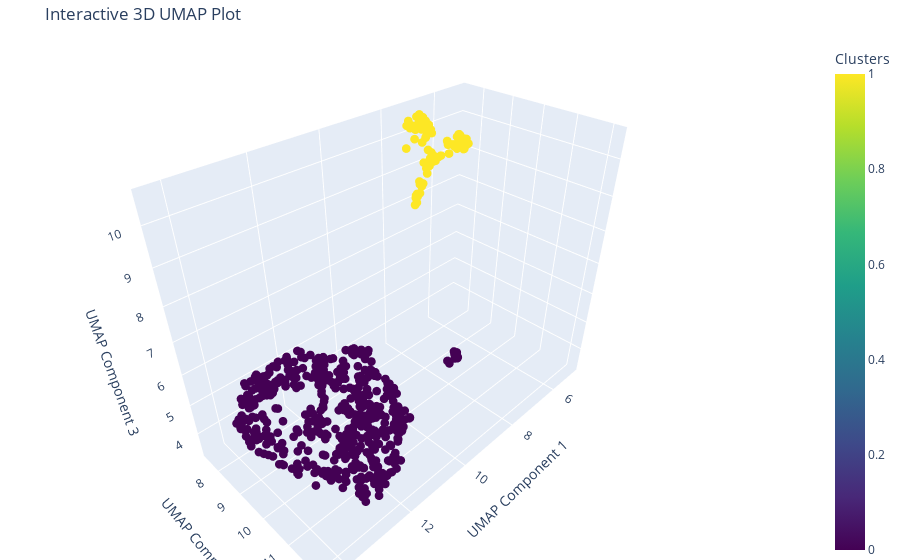

Notebook code for this chart:
### Code cell
from sklearn.cluster import KMeans
import pandas as pd

optimal_clusters = 2

kmeans = KMeans(n_clusters=optimal_clusters, random_state=42)
cluster_labels = kmeans.fit_predict(umap_data)

target_series = pd.Series(cluster_labels)

plot_algo3d_interactive(umap_data, target_series, algo_name='UMAP', target_name='Clusters')

### Figure 1 — Plotly figure (JSON) as saved in the notebook; plotly's stock layout.template omitted (floating-point values rounded to 4 significant figures; data arrays with more than 128 entries replaced by an {"elided": "..."} marker saying what was removed)
{"data": [{"hovertemplate": "UMAP Component 1=%{x}<br>UMAP Component 2=%{y}<br>UMAP Component 3=%{z}<br>Clusters=%{marker.color}<extra></extra>", "legendgroup": "", "marker": {"color": {"elided": "606 int values"}, "coloraxis": "coloraxis", "size": 3, "symbol": "circle"}, "mode": "markers", "name": "", "scene": "scene", "showlegend": false, "type": "scatter3d", "x": {"elided": "606 float values"}, "y": {"elided": "606 float values"}, "z": {"elided": "606 float values"}}], "layout": {"coloraxis": {"colorbar": {"title": {"text": "Clusters"}}, "colorscale": [[0, "#440154"], [0.1111, "#482878"], [0.2222, "#3e4989"], [0.3333, "#31688e"], [0.4444, "#26828e"], [0.5556, "#1f9e89"], [0.6667, "#35b779"], [0.7778, "#6ece58"], [0.8889, "#b5de2b"], [1, "#fde725"]]}, "legend": {"tracegroupgap": 0}, "margin": {"b": 0, "l": 0, "r": 0, "t": 40}, "scene": {"domain": {"x": [0, 1], "y": [0, 1]}, "xaxis": {"title": {"text": "UMAP Component 1"}}, "yaxis": {"title": {"text": "UMAP Component 2"}}, "zaxis": {"title": {"text": "UMAP Component 3"}}}, "title": {"text": "Interactive 3D UMAP Plot"}}}
